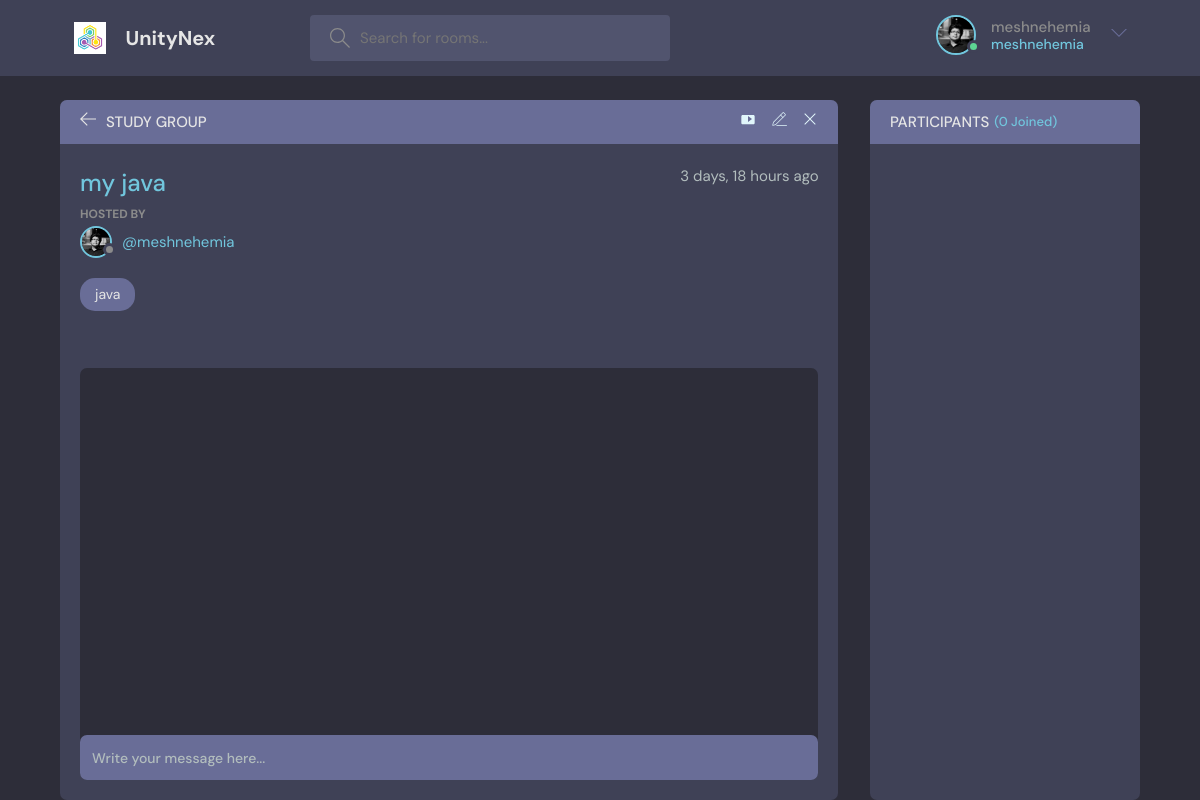
Before: /room/3/ (signed in) with the older database file.
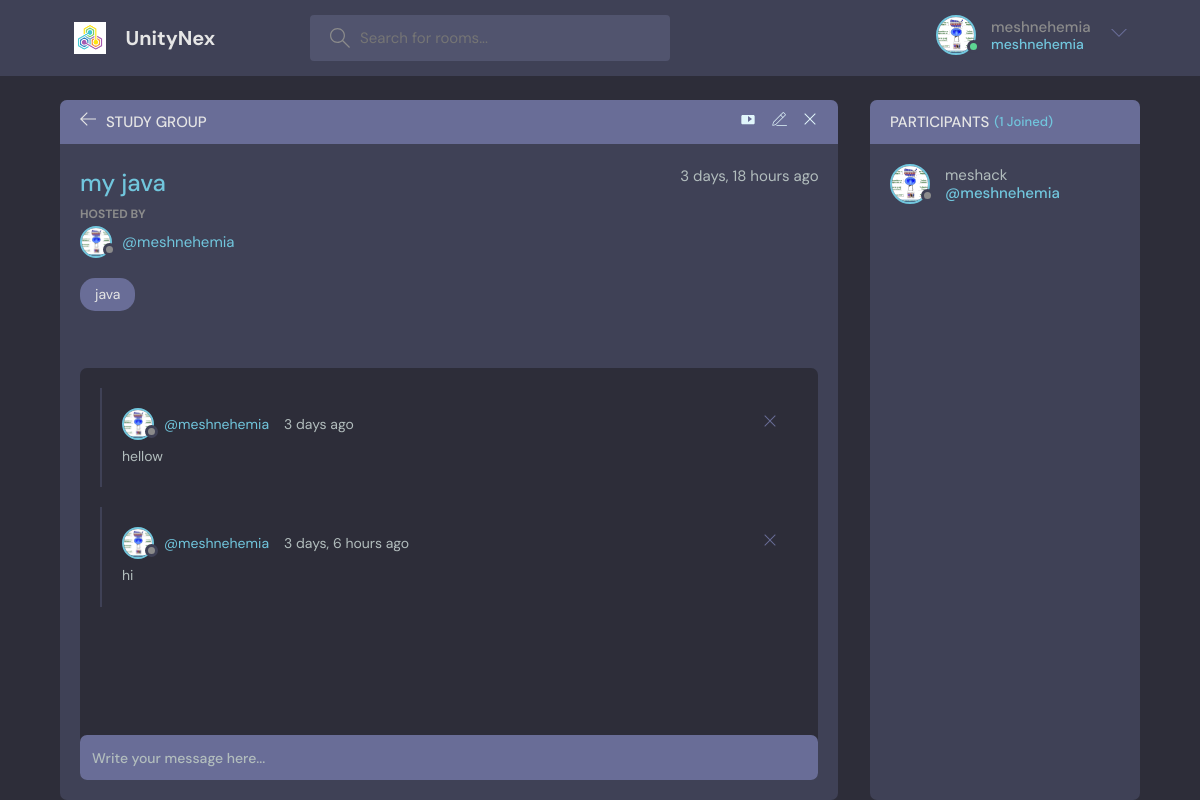
After: the same page with the newer database file.
### socialmedia/models.py (models this page shows, shortened)
class User(AbstractUser):
    name = models.CharField(max_length=200, null=True)
    email = models.EmailField(unique=True,null =True)
    bio =models.TextField(null=True)
    avator = models.ImageField(null =True,default="avatar.svg")
    USERNAME_FIELD = 'email'
    REQUIRED_FIELDS =[]

class Room(models.Model):
    host =models.ForeignKey(User,on_delete=models.SET_NULL,null=True)
    topic  =models.ForeignKey(Topic,on_delete=models.SET_NULL,null=True)
    name =models.CharField(max_length=200)
    description =models.TextField(null=True,blank=True)
    participants = models.ManyToManyField(User, related_name ='participants',blank=True)
    updated =models.DateTimeField(auto_now=True)
    created =models.DateTimeField(auto_now_add=True)
    class Meta:
        ordering =['-updated' , '-created']

class Topic(models.Model):
    name =models.CharField(max_length=200)
    def __str__(self):
        return self.name

class Message(models.Model):
    user = models.ForeignKey(User,on_delete=models.CASCADE)
    room = models.ForeignKey(Room,on_delete=models.CASCADE)
    body =models.TextField()
    updated =models.DateTimeField(auto_now=True)
    created =models.DateTimeField(auto_now_add=True)
    class Meta:
        ordering =['-updated' , '-created']

### socialmedia/views.py (the view, shortened to what this page needs)
# urls.py: path('room/<str:pk>/', views.room, name='room'),
@login_required(login_url='login')
def room(request, pk):
    room = Room.objects.get(id=pk)
    room_messages = room.message_set.all().order_by('-created')
    participants = room.participants.all()
    context = {'rooms': room, 'room_messages': room_messages, 'participants': participants}
    return render(request, 'socialmedia/room.html', context)

### socialmedia/templates/socialmedia/room.html (shortened to what the changed rows need)
{% extends 'main.html' %}
{% block content %}
    <main class="profile-page layout layout--2">
        <div class="container">
            <div class="room">
                <div class="room__box scroll">
                    <div class="room__header scroll">
                        <div class="room__info">
                            <h3 class="title_room">{{ rooms.name }}</h3>
                            <span>{{ rooms.created|timesince }} ago</span>
                        </div>
                        <div class="room__hosted">
                            <p>Hosted By</p>
                            <a href="{% url 'user-profile' rooms.host.id %}" class="room__author">
                                <div class="avatar avatar--small">
                                    <img src="{{ rooms.host.avator.url }}"/>
                                </div>
                                <span>@{{ rooms.host.username }}</span>
                            </a>
                        </div>
                        <span class="room__topics ">{{ rooms.topic }}</span>
                    </div>
                    <div class="room__conversation">
                        <div class="threads scroll">
                            {% for message in room_messages %}
                                <div class="thread">
                                    <div class="thread__top">
                                        <div class="thread__author">
                                            <a href="{% url 'user-profile' message.user.id %}"
                                               class="thread__authorInfo">
                                                <div class="avatar avatar--small">
                                                    <img src="{{ message.user.avator.url }}"/>
                                                </div>
                                                <span>@{{ message.user.username }}</span>
                                            </a>
                                            <span class="thread__date">{{ message.created|timesince }} ago</span>
                                        </div>
                                        {% if request.user == message.user %}
                                            <a href="{% url 'delete-message' message.id %}">
                                                <div class="thread__delete">
                                                    <svg version="1.1" xmlns="http://www.w3.org/2000/svg" width="32"
                                                         height="32" viewBox="0 0 32 32">
                                                        <title>remove</title>
                                                        <path
                                                                d="M27.314 6.019l-1.333-1.333-9.98 9.981-9.981-9.981-1.333 1.333 9.981 9.981-9.981 9.98 1.333 1.333 9.981-9.98 9.98 9.98 1.333-1.333-9.98-9.98 9.98-9.981z"
                                                        ></path>
                                                    </svg>
                                                </div>
                                            </a>
                                        {% endif %}
                                    </div>
                                    <div class="thread__details">
                                        {{ message.body }}
                                    </div>
                                </div>
                            {% endfor %}
                        </div>
                    </div>
                </div>
            </div>
            <div class="participants">
                <h3 class="participants__top">Participants <span>({{ participants.count }} Joined)</span></h3>
                <div class="participants__list scroll">
                    {% for user in participants %}
                        <a href="{% url 'user-profile' user.id %}" class="participant">
                            <div class="avatar avatar--medium">
                                <img src="{{ user.avator.url }}"/>
                            </div>
                            <p>
                                {{ user.name }}
                                <span class="name">@{{ user.username }}</span>
                            </p>
                        </a>
                    {% endfor %}
                </div>
            </div>
        </div>
    </main>
{% endblock content %}

### templates/navbar.html (shortened to what this page needs)
{% load static %}
<header class="header header--loggedIn">
    <div class="container">
        <a href="{% url 'home' %}" class="header__logo">
            <img src="{% static 'images/icons/logo.png' %}"/>
            <h1>UnityNex</h1>
        </a>
        <form class="header__search" action="{% url 'home' %}" method="get">
            <label>
                <input type="text" name="q" placeholder="Search for rooms..."/>
            </label>
        </form>
        <nav class="header__menu">
            {% if request.user.is_authenticated %}
                <div class="header__user">
                    <a href="{% url 'user-profile' request.user.id %}">
                        <div class="avatar avatar--medium active">
                            <img src="{{ request.user.avator.url }}"/>
                        </div>
                        <p>{{ request.user.username }} <span>{{ request.user.username }}</span></p>
                    </a>
                    <button class="dropdown-button">
                        <svg version="1.1" xmlns="http://www.w3.org/2000/svg" width="32" height="32"
                             viewBox="0 0 32 32">
                            <title>chevron-down</title>
                            <path d="M16 21l-13-13h-3l16 16 16-16h-3l-13 13z"></path>
                        </svg>
                    </button>
                </div>
            {% else %}
                <a href="{% url 'login' %}">
                    <img src="{% static 'images/profilesImages/avatar.svg' %}"/>
                    <p>Login</p>
                </a>
            {% endif %}
        </nav>
    </div>
</header>

Changed rows visible on the page:
now on one of the page's lists (row edited): User: name "meshack", username "meshnehemia"
changed User "meshnehemia": user.avator: a different picture
changed through a linked row, Room "my java": host.avator: a different picture
added Message: user.avator (picture), user.username "meshnehemia", created "3 days", body "hellow"
added Message: user.avator (picture), user.username "meshnehemia", created "3 days, 6 hours", body "hi"
Other visible differences:
{{ participants.count }}: "0" → "1"
